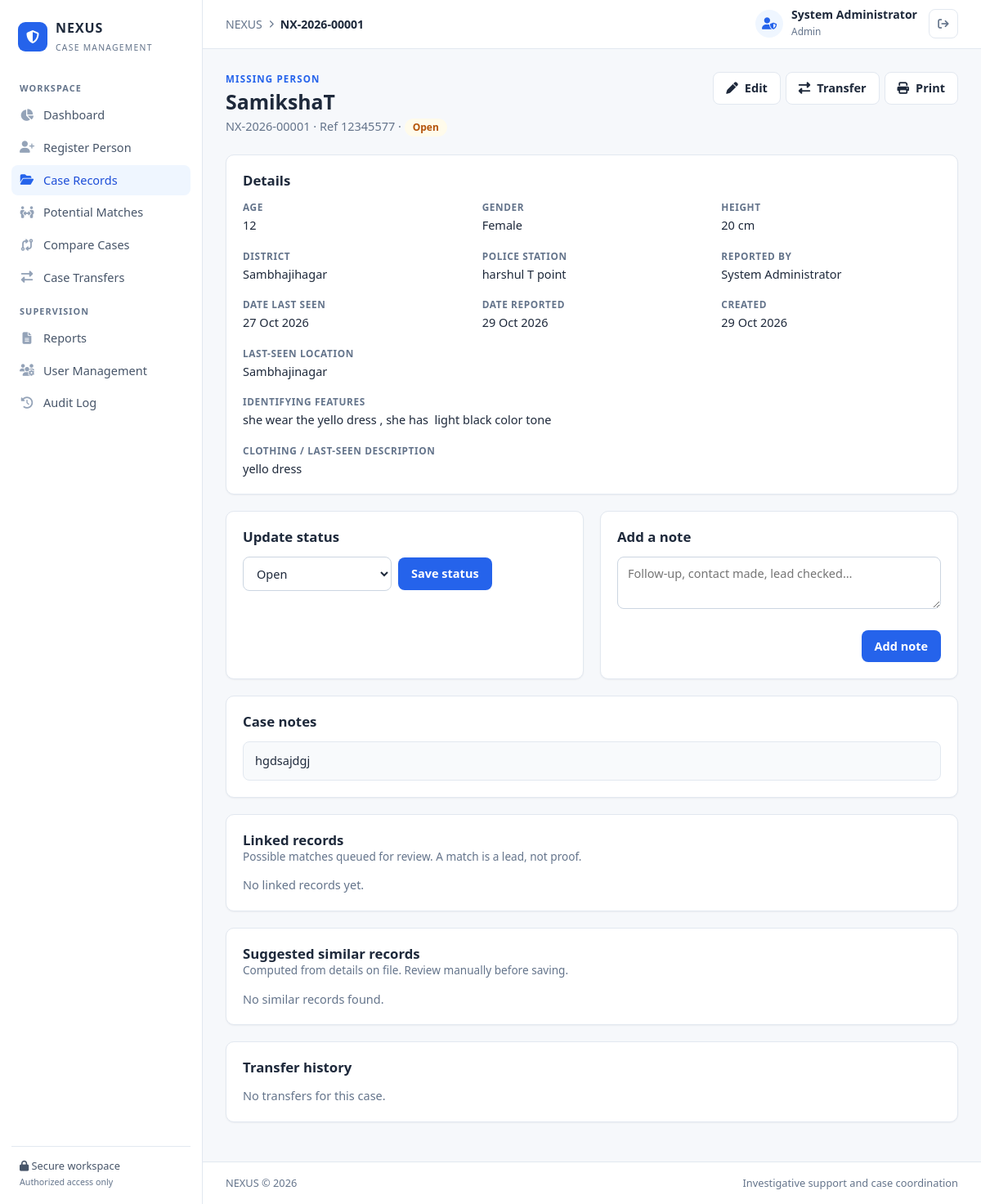
Page /cases/1 (signed in) on the committed database.
### tables this page shows
CREATE TABLE cases (
    id INTEGER PRIMARY KEY AUTOINCREMENT,
    case_number TEXT NOT NULL UNIQUE,
    case_reference TEXT,
    category TEXT NOT NULL DEFAULT 'Missing Person',
    full_name TEXT NOT NULL,
    age INTEGER,
    gender TEXT,
    height INTEGER,
    identifying_features TEXT,
    clothing TEXT,
    district TEXT NOT NULL,
    police_station TEXT,
    date_missing TEXT,
    date_reported TEXT,
    last_seen_location TEXT,
    notes TEXT,
    status TEXT NOT NULL DEFAULT 'Open',
    reported_by INTEGER REFERENCES users(id) ON DELETE SET NULL,
    created_at TEXT NOT NULL DEFAULT CURRENT_TIMESTAMP
);

CREATE TABLE users (
    id INTEGER PRIMARY KEY AUTOINCREMENT,
    username TEXT NOT NULL UNIQUE,
    full_name TEXT NOT NULL,
    password_hash TEXT NOT NULL,
    role TEXT NOT NULL DEFAULT 'Officer',
    active INTEGER NOT NULL DEFAULT 1,
    must_change INTEGER NOT NULL DEFAULT 1,
    created_at TEXT NOT NULL DEFAULT CURRENT_TIMESTAMP
);

### app.py (the view)
@app.route("/cases/<int:case_id>")
@login_required
def case_detail(case_id):
    case = get_case_or_404(case_id)
    reporter = query("SELECT full_name FROM users WHERE id = ?", (case["reported_by"],), one=True)
    linked = query(
        """SELECT m.*, a.case_number AS an, a.full_name AS aname,
                  b.case_number AS bn, b.full_name AS bname
           FROM matches m JOIN cases a ON a.id = m.case_id JOIN cases b ON b.id = m.matched_case_id
           WHERE m.case_id = ? OR m.matched_case_id = ? ORDER BY m.similarity DESC""",
        (case_id, case_id))
    transfers = query("SELECT * FROM transfers WHERE case_id = ? ORDER BY id DESC", (case_id,))
    existing = {r["matched_case_id"] if r["case_id"] == case_id else r["case_id"] for r in linked}
    suggestions = []
    for other in query("SELECT * FROM cases WHERE id != ? ORDER BY id DESC LIMIT 500", (case_id,)):
        if other["id"] in existing:
            continue
        score = similarity_score(case, other)
        if score >= 40:
            suggestions.append((score, other))
    suggestions.sort(key=lambda s: s[0], reverse=True)
    return render_template("case_detail.html", case=case, reporter=reporter, linked=linked,
                           transfers=transfers, suggestions=suggestions[:5])

### app.py (called while the page is built)
def get_db():
    if "db" not in g:
        g.db = sqlite3.connect(DATABASE)
        g.db.row_factory = sqlite3.Row
        g.db.execute("PRAGMA foreign_keys = ON")
    return g.db

def query(sql, params=(), one=False):
    rows = get_db().execute(sql, params).fetchall()
    if one:
        return rows[0] if rows else None
    return rows

def csrf_token():
    if "_csrf" not in session:
        session["_csrf"] = secrets.token_hex(16)
    return session["_csrf"]

@app.before_request
def load_user_and_protect():
    g.user = None
    if session.get("user_id"):
        user = query("SELECT * FROM users WHERE id = ? AND active = 1",
                     (session["user_id"],), one=True)
        if user:
            g.user = user
        else:
            session.clear()
    if request.method == "POST":
        sent = request.form.get("_csrf", "")
        if not sent or not secrets.compare_digest(sent, session.get("_csrf", "")):
            abort(400)
    if (g.user and g.user["must_change"]
            and request.endpoint not in {"account", "logout", "static"}):
        flash("Please set a new password before continuing.", "warning")
        return redirect(url_for("account"))

@app.after_request
def security_headers(resp):
    resp.headers.setdefault("X-Content-Type-Options", "nosniff")
    resp.headers.setdefault("X-Frame-Options", "DENY")
    resp.headers.setdefault("Referrer-Policy", "same-origin")
    resp.headers.setdefault("Cache-Control", "no-store")
    return resp

def login_required(view):
    @wraps(view)
    def wrapped(*args, **kwargs):
        if not g.user:
            flash("Please sign in to continue.", "warning")
            return redirect(url_for("login", next=request.path))
        return view(*args, **kwargs)
    return wrapped

@app.context_processor
def inject_globals():
    return {
        "current_user": g.get("user"),
        "csrf_input": lambda: Markup(
            f'<input type="hidden" name="_csrf" value="{csrf_token()}">'),
        "STATUSES": STATUSES, "CATEGORIES": CATEGORIES, "GENDERS": GENDERS,
        "ROLES": ROLES, "MATCH_STATUSES": MATCH_STATUSES,
        "TRANSFER_REASONS": TRANSFER_REASONS,
        "year": datetime.now().year,
    }

def parse_date(value):
    try:
        return datetime.strptime(value, "%Y-%m-%d").date()
    except (TypeError, ValueError):
        return None

def pretty_date(value):
    parsed = parse_date((value or "")[:10])
    return parsed.strftime("%d %b %Y") if parsed else "—"

### templates/case_detail.html (shortened to what this page needs)
{% extends "base.html" %}
{% block breadcrumb %}{{ case['case_number'] }}{% endblock %}
{% block content %}
<section class="page-heading">
    <div>
        <div class="eyebrow">{{ case['category']|upper }}</div>
        <h1>{{ case['full_name'] }}</h1>
        <p>{{ case['case_number'] }}{% if case['case_reference'] %} &middot; Ref {{ case['case_reference'] }}{% endif %}
           &middot; <span class="badge badge-{{ case['status']|slug }}">{{ case['status'] }}</span></p>
    </div>
    <div class="row-actions">
        <a class="button button-secondary" href="{{ url_for('edit_case', case_id=case['id']) }}"><i class="fa-solid fa-pen"></i> Edit</a>
        <a class="button button-secondary" href="{{ url_for('transfers', case=case['case_number']) }}"><i class="fa-solid fa-right-left"></i> Transfer</a>
        <button class="button button-secondary" type="button" onclick="window.print()"><i class="fa-solid fa-print"></i> Print</button>
    </div>
</section>
<section class="panel">
    <div class="section-heading"><h2>Details</h2></div>
    <div class="detail-grid">
        <div class="detail-item"><span>Age</span><p>{{ case['age'] if case['age'] is not none else '—' }}</p></div>
        <div class="detail-item"><span>Gender</span><p>{{ case['gender'] or '—' }}</p></div>
        <div class="detail-item"><span>Height</span><p>{{ (case['height'] ~ ' cm') if case['height'] else '—' }}</p></div>
        <div class="detail-item"><span>District</span><p>{{ case['district'] }}</p></div>
        <div class="detail-item"><span>Police station</span><p>{{ case['police_station'] or '—' }}</p></div>
        <div class="detail-item"><span>Reported by</span><p>{{ reporter['full_name'] if reporter else '—' }}</p></div>
        <div class="detail-item"><span>Date last seen</span><p>{{ case['date_missing']|pretty_date }}</p></div>
        <div class="detail-item"><span>Date reported</span><p>{{ case['date_reported']|pretty_date }}</p></div>
        <div class="detail-item"><span>Created</span><p>{{ case['created_at']|pretty_date }}</p></div>
        <div class="detail-item wide"><span>Last-seen location</span><p>{{ case['last_seen_location'] or '—' }}</p></div>
        <div class="detail-item wide"><span>Identifying features</span><p>{{ case['identifying_features'] or '—' }}</p></div>
        <div class="detail-item wide"><span>Clothing / last-seen description</span><p>{{ case['clothing'] or '—' }}</p></div>
    </div>
</section>
<div class="grid-2">
    <section class="panel">
        <div class="section-heading"><h2>Update status</h2></div>
        <form method="POST" action="{{ url_for('update_case_status', case_id=case['id']) }}" class="inline-form">
            <select name="status">
                {% for s in STATUSES %}<option value="{{ s }}" {{ 'selected' if s == case['status'] }}>{{ s }}</option>{% endfor %}
            </select>
            <button class="button button-primary" type="submit">Save status</button>
        </form>
    </section>
    <section class="panel">
        <div class="section-heading"><h2>Add a note</h2></div>
        <form method="POST" action="{{ url_for('add_note', case_id=case['id']) }}">
            <textarea name="note" rows="2" maxlength="2000" placeholder="Follow-up, contact made, lead checked…" required></textarea>
            <div class="form-actions"><button class="button button-primary" type="submit">Add note</button></div>
        </form>
    </section>
</div>
<section class="panel">
    <div class="section-heading"><h2>Case notes</h2></div>
    {% if case['notes'] %}<div class="notes-box">{{ case['notes'] }}</div>
    {% else %}<p class="muted">No notes recorded.</p>{% endif %}
</section>
<section class="panel">
    <div class="section-heading">
        <div><h2>Linked records</h2><p>Possible matches queued for review. A match is a lead, not proof.</p></div>
    </div>
    {% if linked %}
    <div class="table-wrap"><table>
        <thead><tr><th>Pair</th><th>Score</th><th>Status</th>{% if current_user['role'] in ('Supervisor','Admin') %}<th>Review</th>{% endif %}</tr></thead>
        <tbody>
        {% for m in linked %}
        <tr>
            <td>{{ m['an'] }} {{ m['aname'] }} &harr; {{ m['bn'] }} {{ m['bname'] }}</td>
            <td>{{ m['similarity'] }}% <span class="badge badge-{{ m['similarity']|score_label|lower }}">{{ m['similarity']|score_label }}</span></td>
            <td><span class="badge badge-{{ m['status']|slug }}">{{ m['status'] }}</span></td>
            {% if current_user['role'] in ('Supervisor','Admin') %}
            <td>
                <form method="POST" action="{{ url_for('update_match_status', match_id=m['id']) }}" class="inline-form">
                    {{ csrf_input() }}
                    <input type="hidden" name="next" value="{{ url_for('case_detail', case_id=case['id']) }}">
                    <select name="status">{% for s in MATCH_STATUSES %}<option {{ 'selected' if s == m['status'] }}>{{ s }}</option>{% endfor %}</select>
                    <button class="button button-secondary button-small" type="submit">Set</button>
                </form>
            </td>
            {% endif %}
        </tr>
        {% endfor %}
        </tbody>
    </table></div>
    {% else %}<p class="muted">No linked records yet.</p>{% endif %}
</section>
<section class="panel">
    <div class="section-heading">
        <div><h2>Suggested similar records</h2><p>Computed from details on file. Review manually before saving.</p></div>
    </div>
    {% if suggestions %}
    <div class="table-wrap"><table>
        <thead><tr><th>Record</th><th>District</th><th>Score</th><th></th></tr></thead>
        <tbody>
        {% for score, other in suggestions %}
        <tr>
            <td><a href="{{ url_for('case_detail', case_id=other['id']) }}">{{ other['case_number'] }}</a> &middot; {{ other['full_name'] }}</td>
            <td>{{ other['district'] }}</td>
            <td>{{ score }}% <span class="badge badge-{{ score|score_label|lower }}">{{ score|score_label }}</span></td>
            <td>
                <form method="POST" action="{{ url_for('add_match') }}" class="inline-form">
                    {{ csrf_input() }}
                    <input type="hidden" name="case_id" value="{{ case['id'] }}">
                    <input type="hidden" name="matched_case_id" value="{{ other['id'] }}">
                    <button class="button button-secondary button-small" type="submit">Save for review</button>
                    <a class="button button-secondary button-small" href="{{ url_for('compare', a=case['case_number'], b=other['case_number']) }}">Compare</a>
                </form>
            </td>
        </tr>
        {% endfor %}
        </tbody>
    </table></div>
    {% else %}<p class="muted">No similar records found.</p>{% endif %}
</section>
<section class="panel">
    <div class="section-heading"><h2>Transfer history</h2></div>
    {% if transfers %}
    <div class="table-wrap"><table>
        <thead><tr><th>Date</th><th>From</th><th>To</th><th>Reason</th><th>Status</th></tr></thead>
        <tbody>
        {% for t in transfers %}
        <tr><td>{{ t['created_at']|pretty_date }}</td><td>{{ t['from_district'] or '—' }}</td>
            <td>{{ t['to_district'] }}</td><td>{{ t['reason'] }}</td>
            <td><span class="badge badge-{{ t['status']|slug }}">{{ t['status'] }}</span></td></tr>
        {% endfor %}
        </tbody>
    </table></div>
    {% else %}<p class="muted">No transfers for this case.</p>{% endif %}
</section>
{% endblock %}

### templates/base.html (shortened to what this page needs)
<!DOCTYPE html>
<html lang="en">
<head>
    <link rel="stylesheet" href="{{ url_for('static', filename='css/style.css') }}">
    <link rel="stylesheet" href="https://cdnjs.cloudflare.com/ajax/libs/font-awesome/6.5.2/css/all.min.css">
</head>
<body>
<div class="app-shell">
    <aside class="sidebar" id="sidebar">
        <a class="brand" href="{{ url_for('dashboard') }}">
            <span class="brand-icon"><i class="fa-solid fa-shield-halved"></i></span>
            <span><strong>NEXUS</strong><small>CASE MANAGEMENT</small></span>
        </a>
        <div class="sidebar-label">WORKSPACE</div>
        <nav class="nav-menu">
            <a href="{{ url_for('dashboard') }}" class="{{ 'active' if request.endpoint == 'dashboard' }}">
                <i class="fa-solid fa-chart-pie"></i> Dashboard</a>
            <a href="{{ url_for('new_case') }}" class="{{ 'active' if request.endpoint == 'new_case' }}">
                <i class="fa-solid fa-user-plus"></i> Register Person</a>
            <a href="{{ url_for('cases') }}" class="{{ 'active' if request.endpoint in ('cases', 'case_detail', 'edit_case') }}">
                <i class="fa-solid fa-folder-open"></i> Case Records</a>
            <a href="{{ url_for('matches') }}" class="{{ 'active' if request.endpoint == 'matches' }}">
                <i class="fa-solid fa-people-arrows-left-right"></i> Potential Matches</a>
            <a href="{{ url_for('compare') }}" class="{{ 'active' if request.endpoint == 'compare' }}">
                <i class="fa-solid fa-code-compare"></i> Compare Cases</a>
            <a href="{{ url_for('transfers') }}" class="{{ 'active' if request.endpoint == 'transfers' }}">
                <i class="fa-solid fa-right-left"></i> Case Transfers</a>
        </nav>
        {% if current_user and current_user['role'] in ('Supervisor', 'Admin') %}
        <div class="sidebar-label">SUPERVISION</div>
        <nav class="nav-menu">
            <a href="{{ url_for('reports') }}" class="{{ 'active' if request.endpoint == 'reports' }}">
                <i class="fa-solid fa-file-lines"></i> Reports</a>
            {% if current_user['role'] == 'Admin' %}
            <a href="{{ url_for('users') }}" class="{{ 'active' if request.endpoint == 'users' }}">
                <i class="fa-solid fa-users-gear"></i> User Management</a>
            <a href="{{ url_for('audit_log') }}" class="{{ 'active' if request.endpoint == 'audit_log' }}">
                <i class="fa-solid fa-clock-rotate-left"></i> Audit Log</a>
            {% endif %}
        </nav>
        {% endif %}
        <div class="sidebar-footer">
            <div><i class="fa-solid fa-lock"></i> Secure workspace</div>
            <small>Authorized access only</small>
        </div>
    </aside>
    <div class="main-area">
        <header class="topbar">
            <div class="breadcrumb">
                <span>NEXUS</span><i class="fa-solid fa-chevron-right"></i>
                <strong>{% block breadcrumb %}Dashboard{% endblock %}</strong>
            </div>
            <div class="topbar-right">
                <a class="officer-profile" href="{{ url_for('account') }}" title="Account settings">
                    <span class="avatar"><i class="fa-solid fa-user-shield"></i></span>
                    <span class="officer-info">
                        <strong>{{ current_user['full_name'] if current_user else 'Officer' }}</strong>
                        <small>{{ current_user['role'] if current_user else '' }}</small>
                    </span>
                </a>
                <form method="POST" action="{{ url_for('logout') }}">
                    <button class="icon-button" type="submit" title="Sign out" aria-label="Sign out">
                        <i class="fa-solid fa-arrow-right-from-bracket"></i>
                    </button>
                </form>
            </div>
        </header>
        <main class="page-content">
            {% block content %}{% endblock %}
        </main>
        <footer class="page-footer">
            <span>NEXUS &copy; {{ year }}</span>
            <span>Investigative support and case coordination</span>
        </footer>
    </div>
</div>
</body>
</html>

### rows in the picture
cases: case_number "NX-2026-00001", category "MISSING PERSON", full_name "SamikshaT", case_reference "12345577", status "Open", age "12", gender "Female", height "20 cm", district "Sambhajihagar", police_station "harshul T point", date_missing|pretty_date "27 Oct 2026", date_reported|pretty_date "29 Oct 2026", created_at|pretty_date "29 Oct 2026", last_seen_location "Sambhajinagar", identifying_features "she wear the yello dress , she has light black color tone", clothing "yello dress", notes "hgdsajdgj"
users: full_name "System Administrator", role "Admin"

### other values in the picture
form field status "Open"
